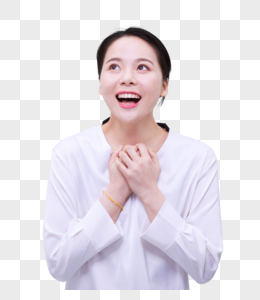
#> input picture images/happy.png, 260 x 300 px
$ python detect_face.py
#> lines starting #> are read from the running program, lines starting #| are printed output that depends on the picture; after the words box and inside, x2 and y2 are one past the last pixel; in counts of white or black regions, pixels touching at a corner belong together
import cv2

# 加载分类器
face_detector = cv2.CascadeClassifier(
    cv2.data.haarcascades +
    "haarcascade_frontalface_default.xml"
)

# 读取图片
img = cv2.imread("images/happy.png")
#> img is the input picture: shape (300, 260, 3); mean B, G, R 230.9, 225.2, 230.8

# 转灰度
gray = cv2.cvtColor(img, cv2.COLOR_BGR2GRAY)
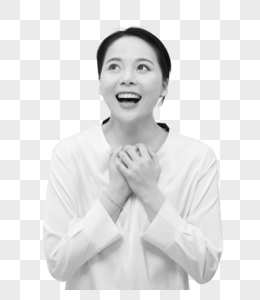
#> gray: shape (300, 260); min 10, max 255, mean 227.5

# 检测人脸
faces = face_detector.detectMultiScale(
    gray,
    scaleFactor=1.1,
    minNeighbors=5
)
#> faces = [[93, 38, 73, 73]]

print("检测到人脸数量：", len(faces))
#| 检测到人脸数量： 1

# 画框
for (x, y, w, h) in faces:

    cv2.rectangle(
        img,
        (x, y),
        (x+w, y+h),
        (0,255,0),
        2
    )
#> this loop made 1 pass
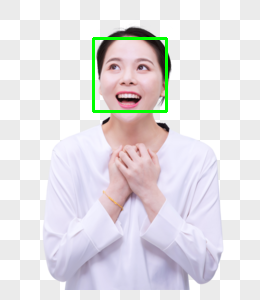
#> img: shape (300, 260, 3); 1.12% of pixels changed, all inside (x1, y1, x2, y2) = (92, 37, 168, 113)

cv2.imshow("Face Detection", img)

cv2.waitKey(0)

cv2.destroyAllWindows()
